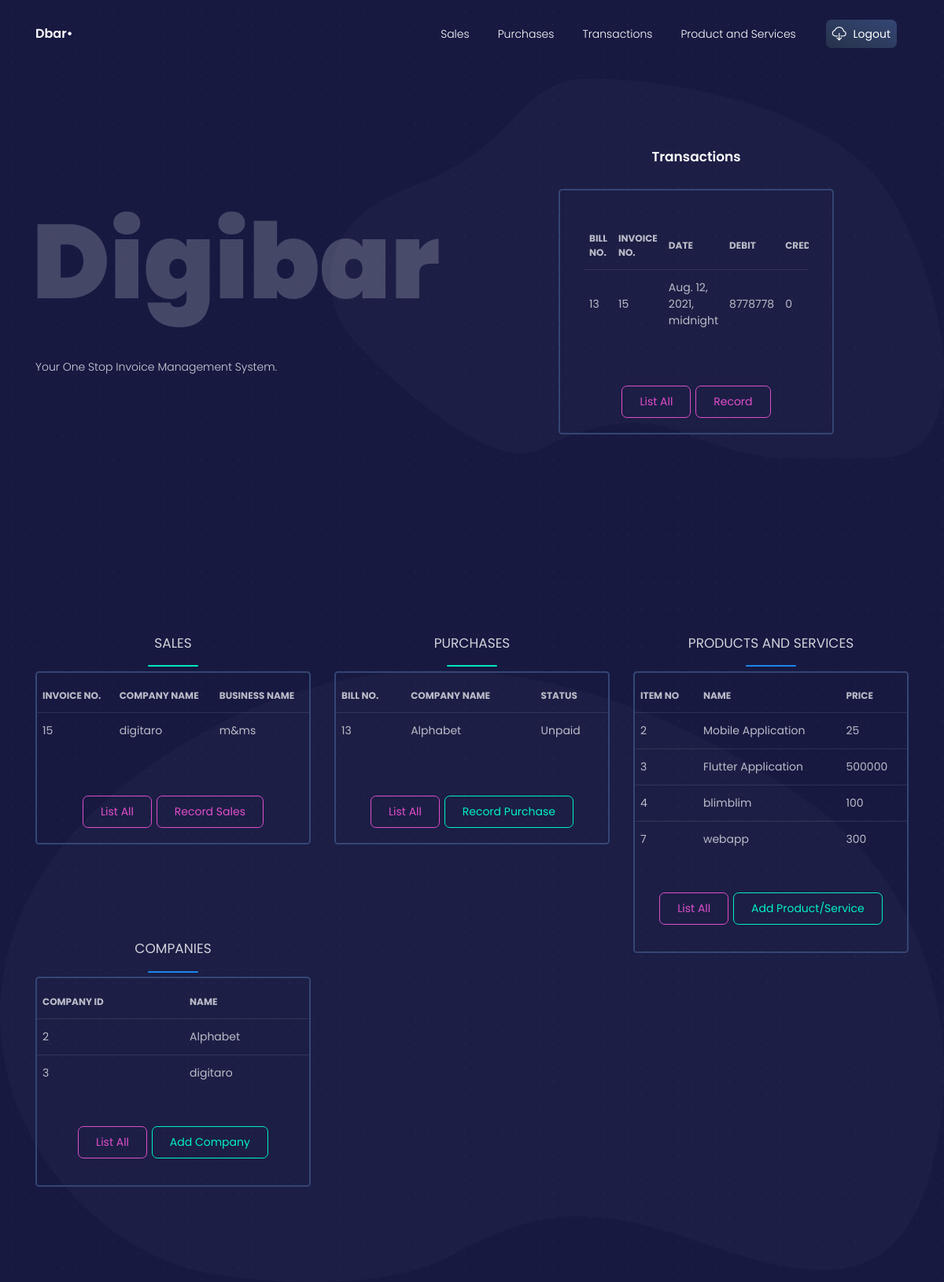
The page /dashboard (signed in) on the database its author committed.
### crm/models.py (models this page shows, shortened)
class Transaction(models.Model):
    transactionID = models.AutoField(primary_key=True)
    billID = models.ForeignKey(Purchases, on_delete=models.CASCADE)
    salesID = models.ForeignKey(Sales, on_delete=models.CASCADE)
    date = models.DateTimeField(auto_now=False, auto_now_add=False)
    debit = models.IntegerField()
    credit = models.IntegerField()

class Purchases(models.Model):
    billID = models.AutoField(primary_key=True)
    companyID = models.ForeignKey(Company, on_delete=models.CASCADE)
    businessID = models.ForeignKey(Business, on_delete=models.CASCADE)
    items = models.ManyToManyField(ProductsAndServices)
    STAT = (
        ('Paid', 'Paid'),
        ('Unpaid', 'Unpaid')
    )
    status = models.CharField(max_length=64, choices=STAT)
    def __str__(self):
        return str(self.billID)

class Sales(models.Model):
    salesID = models.AutoField(primary_key=True)
    companyID = models.ForeignKey(Company, on_delete=models.CASCADE)
    businessID = models.ForeignKey(Business, on_delete=models.CASCADE)
    items = models.ManyToManyField(ProductsAndServices)
    STAT = (
        ('A', 'Approved'),
        ('NA', 'NotApproved')
    )
    status = models.CharField(max_length=2, choices=STAT)
    def __str__(self):
        return str(self.salesID)

class Company(models.Model):
    companyID = models.AutoField(primary_key=True)
    companyName = models.CharField(max_length=64)
    companyEmail = models.EmailField(max_length=254)
    companyPhoneNumber = models.IntegerField()
    def __str__(self):
        return self.companyName

class Business(models.Model):
    businessID = models.AutoField(primary_key=True)
    businessName = models.CharField(max_length=64)
    ORGANISATION_TYPE = (
        ('SP', 'SoleProprietor'),
        ('P', 'Partnership'),
        ('PL', 'PrivateLimited'),
        ('PBL', 'PublicLimited')
    )
    organisationType = models.CharField(
        max_length=3, choices=ORGANISATION_TYPE)
    businessType = models.CharField(max_length=64)
    CUREN = (
        ('PKR', 'Pakistani Ruppee'),
        ('USD', 'United States Dollar'),
        ('EUR', 'Euro'),
        ('AED', 'Dirham'),
        ('CAD', 'Canadian Dollar'),
        ('AUD', 'Australian Dollar')
    )
    currency = models.CharField(max_length=3, choices=CUREN)
    def __str__(self):
        return self.businessName

class ProductsAndServices(models.Model):
    itemID = models.AutoField(primary_key=True)
    psName = models.CharField(max_length=512)
    isProduct = models.BooleanField()
    itemDescription = models.CharField(max_length=500)
    rate = models.IntegerField()

### crm/views.py (the view)
# urls.py: path('dashboard', views.dashboard, name='dashboard'),
@login_required
def dashboard(request):
    sales_list = Sales.objects.order_by('salesID')[:5]
    Purchases_list = Purchases.objects.order_by('billID')[:5]
    PNS_list = ProductsAndServices.objects.order_by('itemID')[:5]
    Trans_list = Transaction.objects.order_by('transactionID')[:5]
    companies_list = Company.objects.order_by('companyID')[:5]
    context_dict = {'Sales': sales_list, 'Purchases': Purchases_list,
                    'ProductandServices': PNS_list, 'Transaction': Trans_list, 'Companies': companies_list}
    return render(request, 'dashboard.html', context_dict)

### templates/dashboard.html (shortened to what this page needs)
{% load static %}
{% load static %}
{% load widget_tweaks %}
<!DOCTYPE html>
<html lang="en">
<head>
  <link href="https://use.fontawesome.com/releases/v5.0.6/css/all.css" rel="stylesheet">
    <link rel="stylesheet" href="https://maxcdn.bootstrapcdn.com/bootstrap/4.5.2/css/bootstrap.min.css">
  <link href="{% static './css/nucleo-icons.css' %}" rel="stylesheet" />
  <link href="{% static './css/blk-design-system.css' %}" rel="stylesheet" />
  <link href="{% static './demo/demo.css' %}" rel="stylesheet" />
</head>
<body class="profile-page">
  <nav class="navbar navbar-expand-lg fixed-top navbar-transparent " color-on-scroll="100">
    <div class="container">
      <div class="navbar-translate">
        <a class="navbar-brand" href="#" target="">
          <span>Dbar•</span>
        </a>
      </div>
      <div class="collapse navbar-collapse justify-content-end" id="navigation">
        <ul class="navbar-nav">
        <li class="nav-item">
            <a class="nav-link" href="{% url 'invoices' %}">Sales</a>
          </li>
          <li class="nav-item">
            <a class="nav-link" href="{% url 'purchases' %}">Purchases</a>
          </li>
          <li class="nav-item">
            <a class="nav-link" href="{% url 'transaction' %}">Transactions</a>
          </li>
          <li class="nav-item">
            <a class="nav-link" href="{% url 'productandservice' %}">Product and Services</a>
          </li>
          <li class="nav-item">
            <a class="nav-link btn btn-default d-none d-lg-block" href="{% url 'logout' %}">
              <i class="tim-icons icon-cloud-download-93"></i> Logout
            </a>
          </li>
        </ul>
      </div>
    </div>
  </nav>
  <div class="wrapper">
    <div class="page-header">
      <img src="../assets/img/dots.png" class="dots">
      <img src="../assets/img/path4.png" class="path">
      <div class="container align-items-center">
        <div class="row">
          <div class="col-lg-6 col-md-6">
            <h5 class="text-on-back">Digibar</h5>
            <br /><br />
            <p class="profile-description">Your One Stop Invoice Management System.</p>
          </div>
          <div class="col-lg-4 col-md-6 ml-auto mr-auto">
            <div class="card card-coin card-plain">
              <div class="card-header">
                <h4 class="title">Transactions</h4>
              </div>
              <div class="card-body">
                <div class="tab-content tab-subcategories">
                  <div class="tab-pane active" id="linka">
                    <div class="table-responsive">
                      <table class="table tablesorter " id="plain-table">
                        <thead class=" text-primary">
                          <tr>
                            <th class="header">Bill No.</th>
                            <th class="header">Invoice No.</th>
                            <th class="header">Date</th>
                            <th class="header">Debit</th>
                            <th class="header">Credit</th>
                          </tr>
                        </thead>
                        <tbody>
                        {% if Transaction %}
                          {% for category in Transaction %}
                          <tr>
                            <td>{{ category.billID }}</td>
                            <td>{{ category.salesID}}</td>
                            <td>{{ category.date }}</td>
                            <td>{{ category.debit }}</td>
                            <td>{{ category.credit }}</td>
                          </tr>
                          {% endfor %}
                        {% else %}
                        <tr>
                            <strong>There are no Transactions present.</strong>
                        </tr>
                        {% endif %}
                        </tbody>
                      </table>
                    </div>
                  </div>
                </div>
              </div>
              <div class="card-footer text-center">
                <a href='{% url 'view_transactions' %}' class="btn btn-primary btn-simple">List All</a>
                <a href='{% url 'transaction' %}' class="btn btn-primary btn-simple">Record</a>
              </div>
            </div>
          </div>
        </div>
      </div>
    </div>
    <section class="section section-lg section-coins">
      <img src="../assets/img/path3.png" class="path">
      <div class="container">
        <div class="row">
          <div class="col-md-4">
          </div>
        </div>
        <div class="row">
          <div class="col-md-4">
            <div class="card card-coin card-plain">
              <div class="card-header">
              </div>
              <div class="card-body">
              <div class="row">
                  <div class="col-md-12 text-center">
                    <h4 class="text-uppercase">Sales</h4>
                    <hr class="line-success">
                  </div>
                </div>
                <div class="row">
                    <div class="table-responsive justify-content-center">
                      <table class="table tablesorter " id="plain-table">
                        <thead class=" text-primary">
                          <tr>
                            <th class="header">Invoice No.</th>
                            <th class="header">Company Name</th>
                            <th class="header">Business Name</th>
                          </tr>
                        </thead>
                        <tbody>
                          {% if Sales %}
                          {% for sale in Sales %}
                          <tr>
                            <td>
                              {{ sale.salesID }}
                            </td>
                            <td>
                              {{ sale.companyID }}
                            </td>
                            <td>
                              {{ sale.businessID }}
                            </td>
                          </tr>
                          {% endfor %}
                        {% else %}
                        <tr><strong>There are no Sales present.</strong></tr>
                        {% endif %}
                        </tbody>
                      </table>
                    </div>
                </div>
              </div>
              <div class="card-footer text-center">
                <a href='{% url 'view_invoices' %}' class="btn btn-primary btn-simple">List All</a>
                <a href='{% url 'invoices' %}' class="btn btn-primary btn-simple">Record Sales</a>
              </div>
            </div>
          </div>
          <div class="col-md-4">
            <div class="card card-coin card-plain">
              <div class="card-header">
              </div>
              <div class="card-body">
                <div class="row">
                  <div class="col-md-12 text-center">
                    <h4 class="text-uppercase">Purchases</h4>
                    <hr class="line-success">
                  </div>
                </div>
                <div class="row">
                  <div class="table-responsive justify-content-center">
                      <table class="table tablesorter " id="plain-table">
                        <thead class=" text-primary">
                          <tr>
                            <th class="header">
                              Bill No.
                            </th>
                            <th class="header">
                              Company Name
                            </th>
                            <th class="header">
                              Status
                            </th>
                          </tr>
                        </thead>
                        <tbody>
                          {% if Purchases %}
                          {% for category in Purchases %}
                          <tr>
                            <td>
                              {{ category.billID }}
                            </td>
                            <td>
                              {{ category.companyID }}
                            </td>
                            <td>
                              {{ category.status }}
                            </td>
                          </tr>
                          {% endfor %}
                        {% else %}
                        <tr>
                            <strong>There are no purchases present.</strong>
                        </tr>
                        {% endif %}
                        </tbody>
                      </table>
                    </div>
                </div>
              </div>
              <div class="card-footer text-center">
                <a href='{% url 'view_purchases' %}' class="btn btn-primary btn-simple">List All</a>
                <a href='{% url 'purchases' %}' class="btn btn-success btn-simple">Record Purchase</a>
              </div>
            </div>
          </div>
          <div class="col-md-4">
            <div class="card card-coin card-plain">
              <div class="card-header">
              </div>
              <div class="card-body">
                <div class="row">
                  <div class="col-md-12 text-center">
                    <h4 class="text-uppercase">Products and Services</h4>
                    <hr class="line-info">
                  </div>
                </div>
                <div class="row">
                  <div class="table-responsive justify-content-center">
                      <table class="table tablesorter " id="plain-table">
                        <thead class=" text-primary">
                          <tr>
                            <th class="header">Item no</th>
                            <th class="header">Name</th>
                            <th class="header">Price</th>
                          </tr>
                        </thead>
                        <tbody>
                          {% if ProductandServices %}
                          {% for ps in ProductandServices %}
                          <tr>
                            <td>{{ ps.itemID }}</td>
                            <td>{{ ps.psName }}</td>
                            <td>{{ ps.rate }}</td>
                          </tr>
                          {% endfor %}
                        {% else %}
                        <tr>
                            <strong>There are no prodcuts or services present.</strong>
                        </tr>
                        {% endif %}
                        </tbody>
                      </table>
                    </div>
              </div>
              <div class="card-footer text-center">
              <a href='{% url 'view_productandservices' %}' class="btn btn-primary btn-simple">List All</a>
                <a href='{% url 'productandservice' %}' class="btn btn-success btn-simple">Add Product/Service</a>
              </div>
            </div>
          </div>
        </div>
        <div class="col-md-4">
          <div class="card card-coin card-plain">
            <div class="card-header">
            </div>
            <div class="card-body">
              <div class="row">
                <div class="col-md-12 text-center">
                  <h4 class="text-uppercase">Companies</h4>
                  <hr class="line-info">
                </div>
              </div>
              <div class="row">
                <div class="table-responsive justify-content-center">
                    <table class="table tablesorter " id="plain-table">
                      {% if Companies %}
                      <thead class=" text-primary">
                        <tr>
                          <th class="header">Company ID</th>
                          <th class="header">Name</th>
                        </tr>
                      </thead>
                      <tbody>
                        {% for company in Companies %}
                        <tr>
                          <td>{{ company.companyID }}</td>
                          <td>{{ company.companyName }}</td>
                        </tr>
                        {% endfor %}
                      </tbody>
                      {% else %}
                      <tr>
                          <strong>There are no Companies present.</strong>
                      </tr>
                      {% endif %}
                    </table>
                  </div>
            </div>
            <div class="card-footer text-center">
            <a href='{% url 'view_companies' %}' class="btn btn-primary btn-simple">List All</a>
              <a href='{% url 'companies' %}' class="btn btn-success btn-simple">Add Company</a>
            </div>
          </div>
      </div>
    </section>
  </div>
</body>
</html>

### rows shown on the page
Transaction: billID "13", salesID "15", date "Aug. 12, 2021, midnight", debit "8778778", credit "0"
Sales: salesID "15", companyID "digitaro", businessID "m&ms"
Purchases: billID "13", companyID "Alphabet", status "Unpaid"
ProductsAndServices: itemID "2", psName "Mobile Application", rate "25"
ProductsAndServices: itemID "3", psName "Flutter Application", rate "500000"
ProductsAndServices: itemID "4", psName "blimblim", rate "100"
ProductsAndServices: itemID "7", psName "webapp", rate "300"
Company: companyID "2", companyName "Alphabet"
Company: companyID "3", companyName "digitaro"
